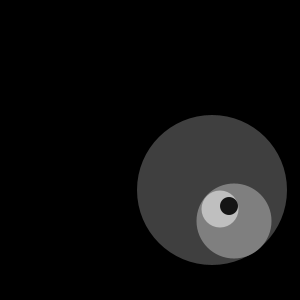
Frame 1 (no input)
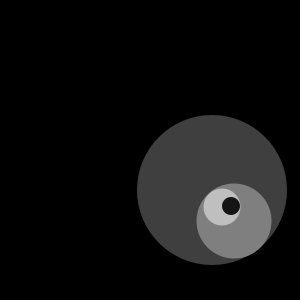
Frame 60 (the mouse pressed at the canvas centre just before this capture)
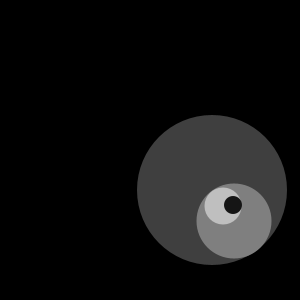
Frame 120 (the mouse held since frame 60 and released just before this capture)

The Processing sketch that drew these frames (run headless with seeded random() and noise(); from frame 60 on, the mouse is pressed at the canvas centre):

// Processing sketch: processing_16266
// ── processing_16266.pde

/*
"CircleClock" Created By Nate "ZombieProof"
Created on November 14, 2010
*/

void setup() {
  size(300, 300);
  colorMode(RGB, 12);
  smooth();
  noStroke();
}

void draw(){
  background(0);
  //hour
  fill(3);
  float hourCenterx = cos(3*PI/2+2*PI*hour()/12+PI/2/12*minute()/60+PI/2/12/60*second()/60+PI/2/12/60/60*millis()/1000)*width/4+width/2;
  float hourCentery = sin(3*PI/2+2*PI*hour()/12+PI/2/12*minute()/60+PI/2/12/60*second()/60+PI/2/12/60/60*millis()/1000)*height/4+height/2;
  ellipse((int)hourCenterx,(int)hourCentery,width/2,height/2);
  //min
  fill(6);
  float minCenterx = cos(3*PI/2+2*PI*minute()/60+PI/2/60*second()/60+PI/2/60/60*millis()/1000)*width/8+hourCenterx;
  float minCentery = sin(3*PI/2+2*PI*minute()/60+PI/2/60*second()/60+PI/2/60/60*millis()/1000)*height/8+hourCentery;
  ellipse((int)minCenterx,(int)minCentery,width/4,height/4);
  //sec
  fill(9);
  float secCenterx = cos(3*PI/2+2*PI*second()/60+PI/2/60*millis()/1000)*width/16+minCenterx;
  float secCentery = sin(3*PI/2+2*PI*second()/60+PI/2/60*millis()/1000)*height/16+minCentery;
  ellipse((int)secCenterx,(int)secCentery,width/8,height/8);
  //millis
  fill(1);
  float milCenterx = cos(3*PI/2+2*PI*millis()/1000)*width/32+secCenterx;
  float milCentery = sin(3*PI/2+2*PI*millis()/1000)*height/32+secCentery;
  ellipse((int)milCenterx,(int)milCentery,width/16,height/16);
}
